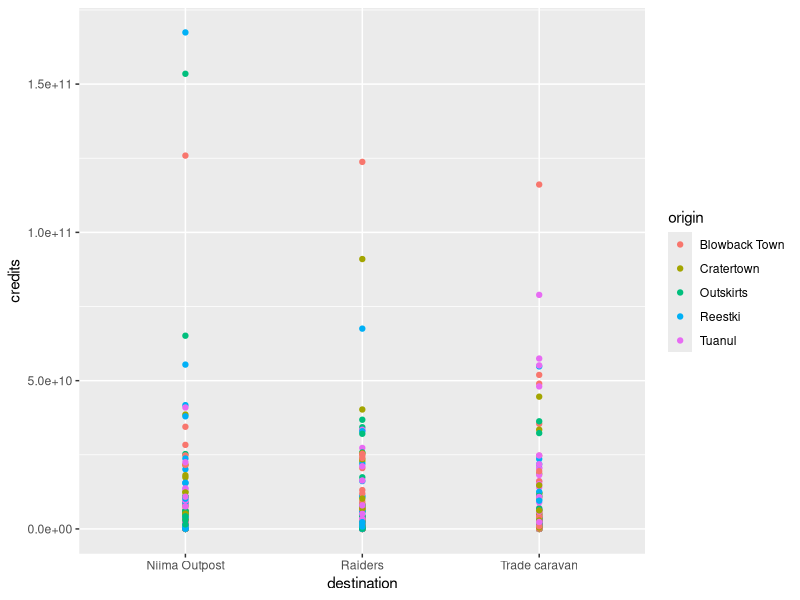
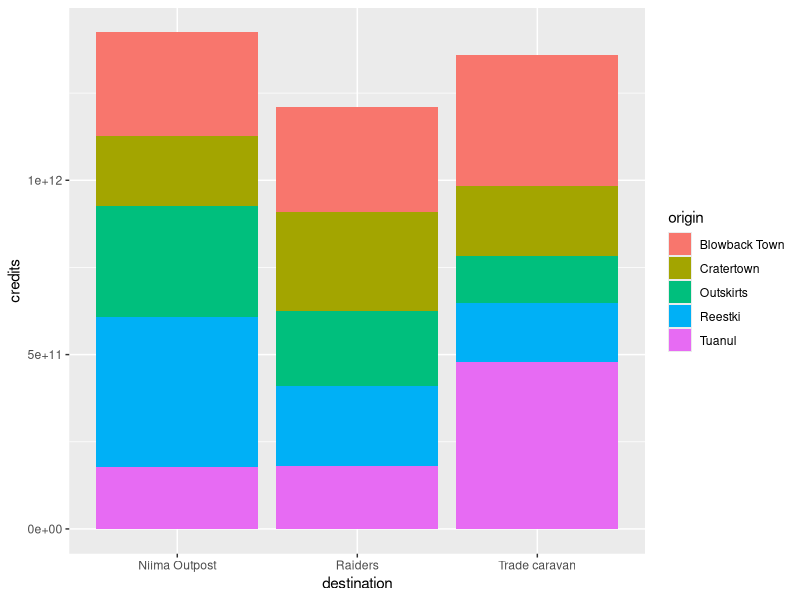
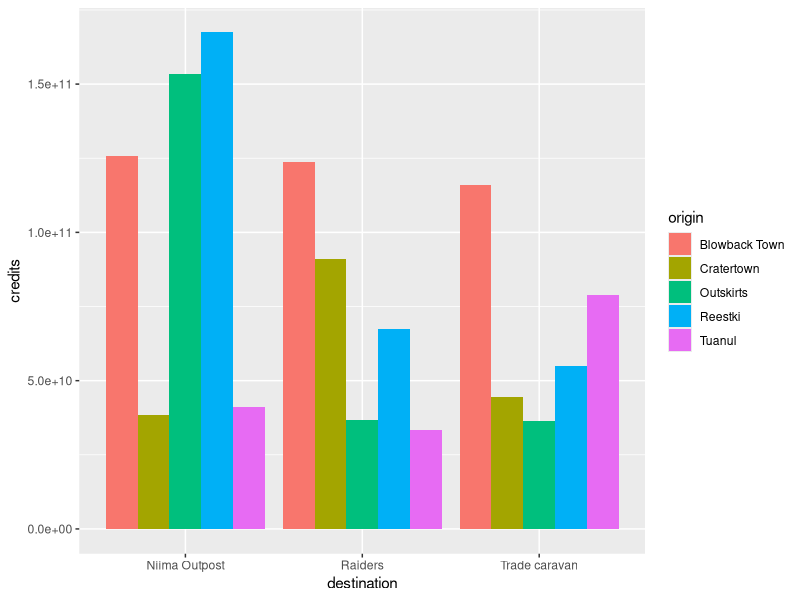
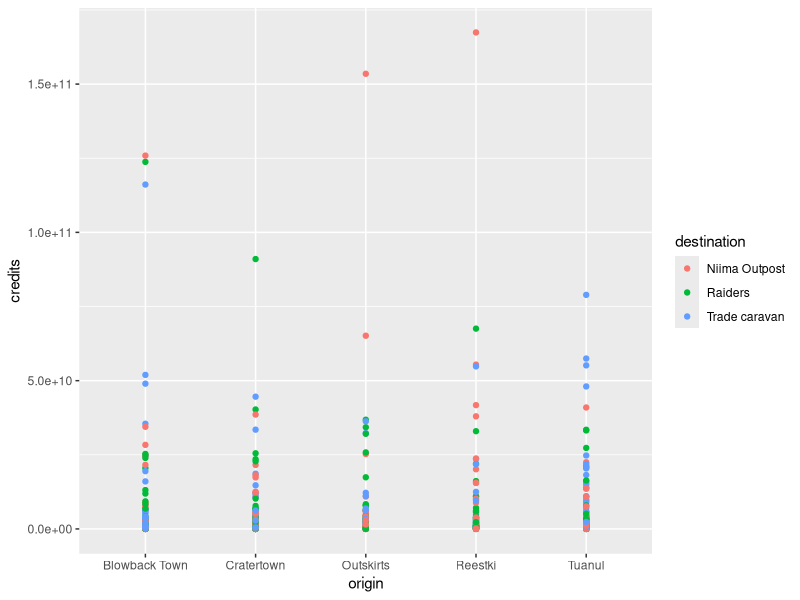
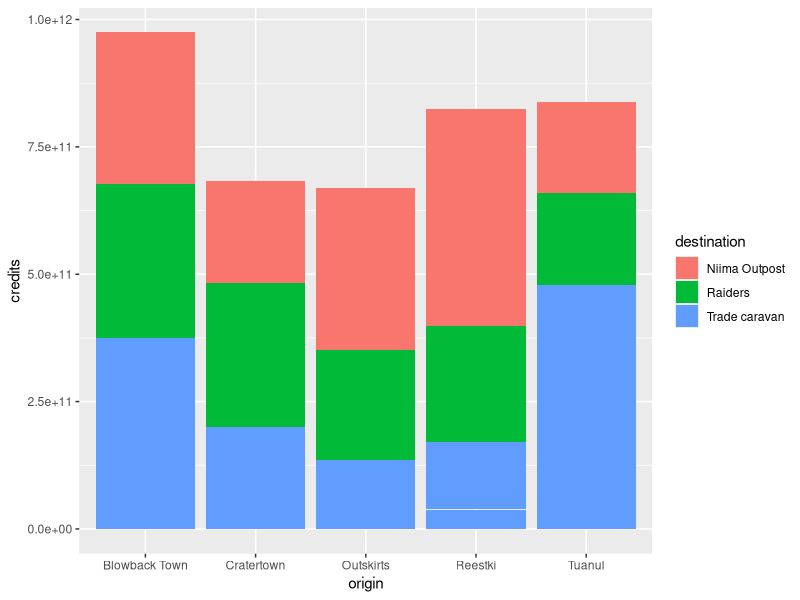
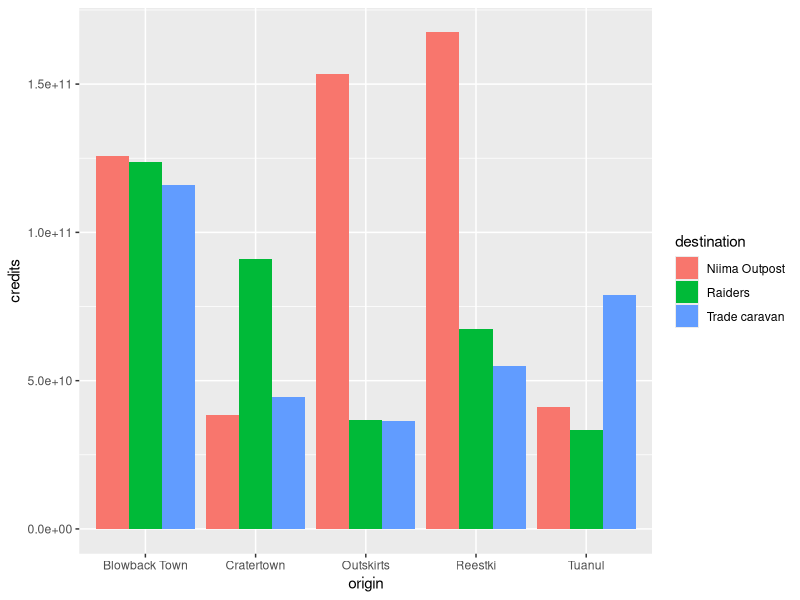
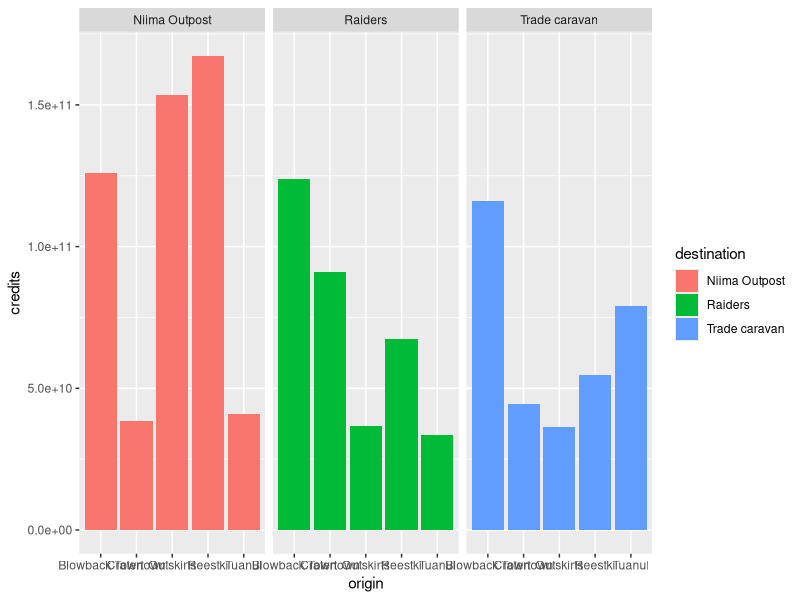
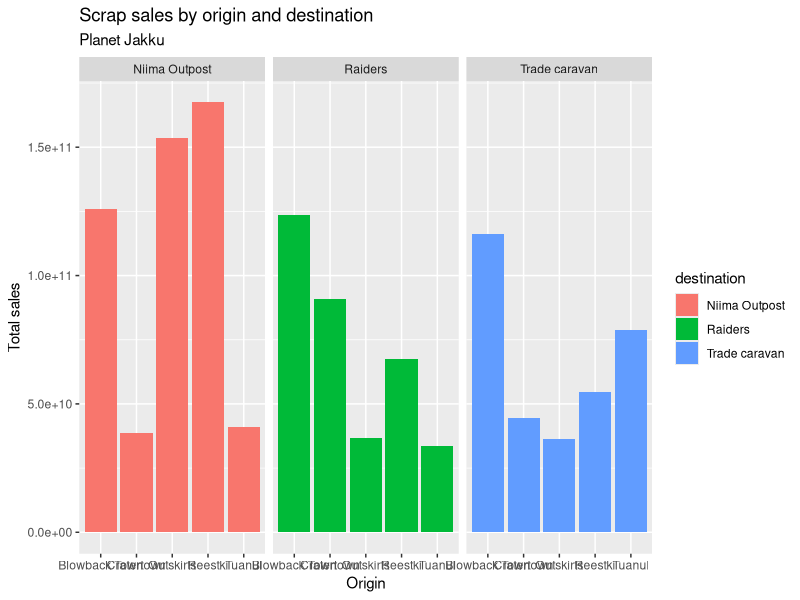

These figures' R source, in order:
## ---- chunk 1
knitr::opts_chunk$set(echo=TRUE, warning=F, message=F)
knitr::opts_chunk$set(fig.width = 10, fig.height = 5.2) 
htmltools::tagList(rmarkdown::html_dependency_font_awesome())
library(ggplot2)
library(readr)
library(dplyr)

# Read in the full scrap data
scrap <- read_csv("scrap_day2_pm.csv")
## ---- chunk 2

## ---- chunk 3

## ---- chunk 4

## ---- chunk 5

## ---- chunk 6
ggplot(scrap, aes(x = destination, y = credits, color = origin)) +
  geom_point()
## ---- chunk 7
ggplot(scrap, aes(x = destination, y = credits, fill = origin)) + geom_col()
## ---- chunk 8
ggplot(scrap, aes(x = destination, y = credits, fill = origin)) +
  geom_col(position = "dodge")
## ---- chunk 9
ggplot(scrap, aes(x = origin, y = credits, color = destination)) +
  geom_point()
## ---- chunk 10
ggplot(scrap, aes(x = origin, y = credits, fill = destination)) +
  geom_col()
## ---- chunk 11
ggplot(scrap, aes(x = origin, y = credits, fill = destination)) +
  geom_col(position = "dodge")
## ---- chunk 12
ggplot(scrap, aes(x = origin, y = credits, fill = destination)) +
  geom_col(position = "dodge") +
  facet_wrap("destination")
## ---- chunk 13
ggplot(scrap, aes(x = origin, y = credits, fill = destination)) +
  geom_col(position = "dodge") +
  facet_wrap("destination") +
  labs(title    = "Scrap sales by origin and destination",
       subtitle = "Planet Jakku",
       x        = "Origin", 
       y        = "Total sales")
## ---- chunk 14
ggplot(scrap, aes(x = origin, y = credits, fill = destination)) +
  geom_col(position = "dodge") +
  facet_wrap("destination") +
  labs(title    = "Scrap sales by origin and destination",
       subtitle = "Planet Jakku",
       x        = "Origin", 
       y        = "Total sales") +
     geom_hline(yintercept = 5E+10, color = "orange", size = 2)
## ---- chunk 15
options(scipen = 999)

ggplot(scrap, aes(x = origin, y = credits, fill = destination)) +
  geom_col(position = "dodge") +
  facet_wrap("destination") +
  theme_bw() +
  labs(title = "Scrap sales by origin and destination", 
       x     = "Origin", 
       y     = "Total sales")
## ---- chunk 16
ggplot(scrap, aes(x = origin, y = credits, fill = destination)) +
  geom_col(position = "dodge") +
  facet_wrap("destination") +
  theme_bw()
## ---- chunk 17

## ---- chunk 18
cheap_scrap <- filter(scrap, item == "Black box")
## ---- chunk 19
ggplot(cheap_scrap, aes(x = destination, y = total_pounds) ) + 
   geom_col()
## ---- chunk 20
